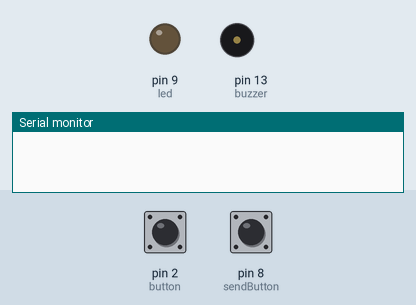
A sketch run on a simulated Arduino Uno, built with avr-gcc and run on an emulated ATmega328P. Shown: output pins drawn as LEDs (lit = HIGH), buzzer (waves = sounding), the last lines printed to the serial monitor. Inputs (shaded band) come from the test bench; at power-on: pin 2 (button) HIGH, pin 8 (sendButton) LOW.

Above: at 1.2 s.
1.3 s: pin 2 (button) pulled LOW for 0.15 s
At 1.5 s:
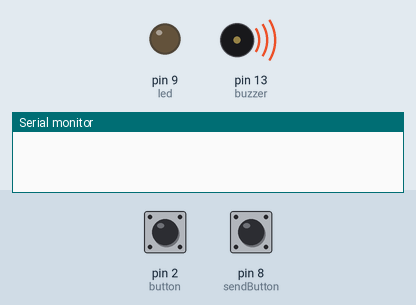
3.0 s: pin 8 (sendButton) pulled HIGH for 0.15 s
4.6 s: pin 8 (sendButton) pulled HIGH for 1 s
7.1 s: pin 2 (button) pulled LOW for 3.2 s
At 11.7 s:
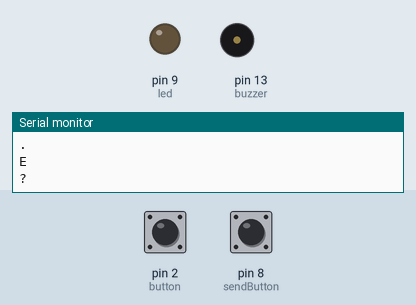
12.0 s: pin 2 (button) driven LOW and pin 8 (sendButton) driven HIGH
13.5 s: pin 2 (button) pulsed HIGH 2 times (0.12 s each, 0.3 s apart)
At 13.61 s:
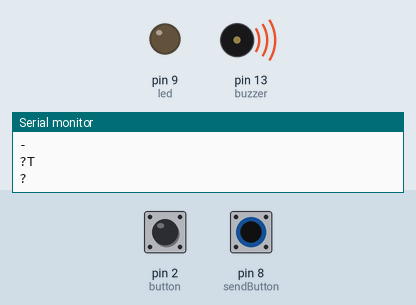
Timing chart, 0 to 16.5 s (numbered marks = the images above; inputs shaded):
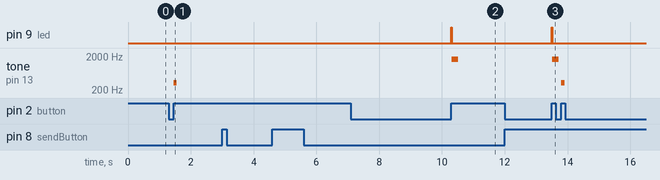

The sketch:

project-6.ino
```cpp
/*
  [Circuit] - https://www.tinkercad.com/things/jf8Y3uW70Tq?sharecode=Ih1cIS2i4uazdbtXu9KrwdWPay3_udzKnpWqFJnEoNk
*/

// v1 - Morse Code Transmitter
const int buzzer = 13;
int led = 9;
int button = 2;
const int sendButton = 8;
volatile byte state = LOW;
int start;
String w;
String result;

void setup()
{
  pinMode(buzzer, OUTPUT);
  pinMode(led, OUTPUT);
  pinMode(button, INPUT_PULLUP);
  pinMode(sendButton, INPUT);
  Serial.begin(9600);
  attachInterrupt(digitalPinToInterrupt(button), write, CHANGE);
}

void loop() {
  if (!digitalRead(sendButton) == LOW) {
    Serial.println(w);
    if(w == ".-") result += "A";
    else if(w == "-...")result += "B";
    else if(w == "-.-.")result += "C";
    else if(w == "-..")result += "D";
    else if(w == ".")result += "E";
    else if(w == "..-.")result += "F";
    else if(w == "--.")result += "G";
    else if(w == "....")result += "H";
    else if(w == "..")result += "I";
    else if(w == ".---")result += "J";
    else if(w == "-.-")result += "K";
    else if(w == ".-..")result += "L";
    else if(w == "--")result += "M";
    else if(w == "-.")result += "N";
    else if(w == "---")result += "O";
    else if(w == ".--.")result += "P";
    else if(w == "--.-")result += "Q";
    else if(w == ".-.")result += "R";
    else if(w == "...")result += "S";
    else if(w == "-")result += "T";
    else if(w == "..-")result += "U";
    else if(w == "...-")result += "V";
    else if(w == ".--")result += "W";
    else if(w == "-..-")result += "X";
    else if(w == "-.--")result += "Y";
    else if(w == "--..")result += "Z";
    else if(w == ".----")result += "1";
    else if(w == "..---")result += "2";
    else if(w == "...--")result += "3";
    else if(w == "....-")result += "4";
    else if(w == ".....")result += "5";
    else if(w == "-....")result += "6";
    else if(w == "--...")result += "7";
    else if(w == "---..")result += "8";
    else if(w == "----.")result += "9";
    else if(w == "-----")result += "0";
    else result = "?";

    Serial.println(result);
    w = "";
    delay(1000);
  }
}

void write(){
  state = !state;
  if (state) {
    start = millis();
  } else {
      int interval = millis()-start;
      if (interval < 500) {
        w = w + ".";
        digitalWrite(led, HIGH); delay(500); digitalWrite(led, LOW);
        tone (buzzer, 330, 100);
      } else {
          w = w + "-";
          digitalWrite(led, HIGH); delay(3000); digitalWrite(led, LOW);
          tone (buzzer, 1596, 200);
        }
    }
}
```

Measured:
- after the input at 1.3 s, tone on pin 13 (buzzer): silent → 330 Hz after 0.15 s, → silent 0.10 s later
- after the input at 7.1 s, pin 9 (led): LOW → HIGH after 3.2 s, → LOW 0.02 s later; tone on pin 13 (buzzer): silent → 1596 Hz after 3.2 s, → silent 0.20 s later
- after the input at 13.5 s, pin 9 (led): LOW → HIGH at once, → LOW 0.02 s later; tone on pin 13 (buzzer): silent → 1596 Hz at once, → silent 0.20 s later, → 330 Hz 0.09 s later, → silent 0.10 s later
